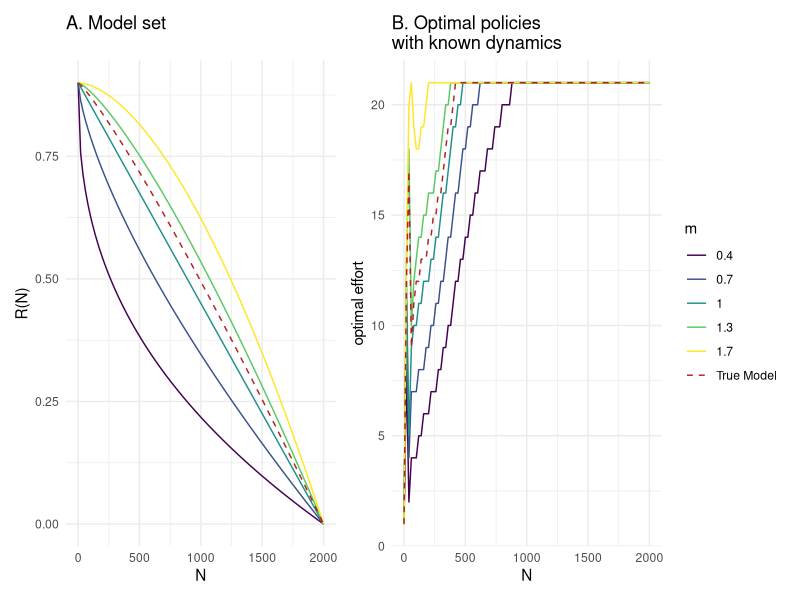
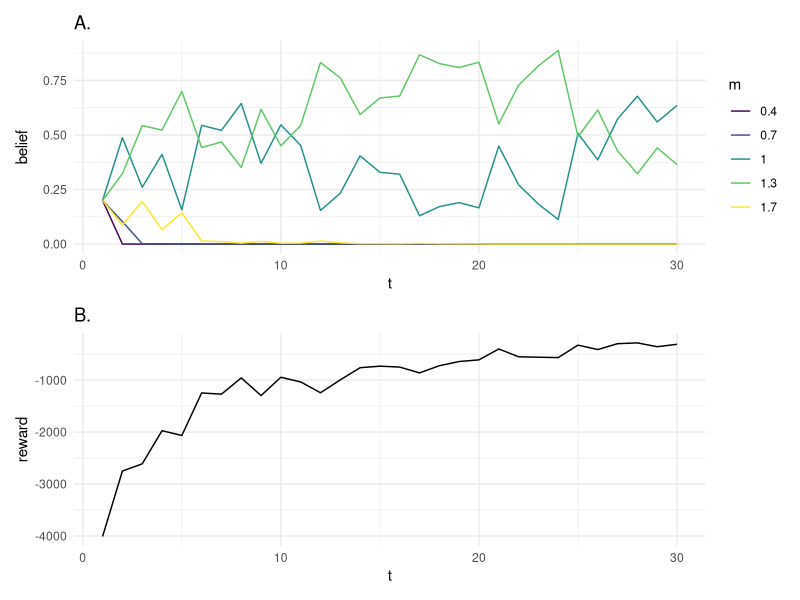
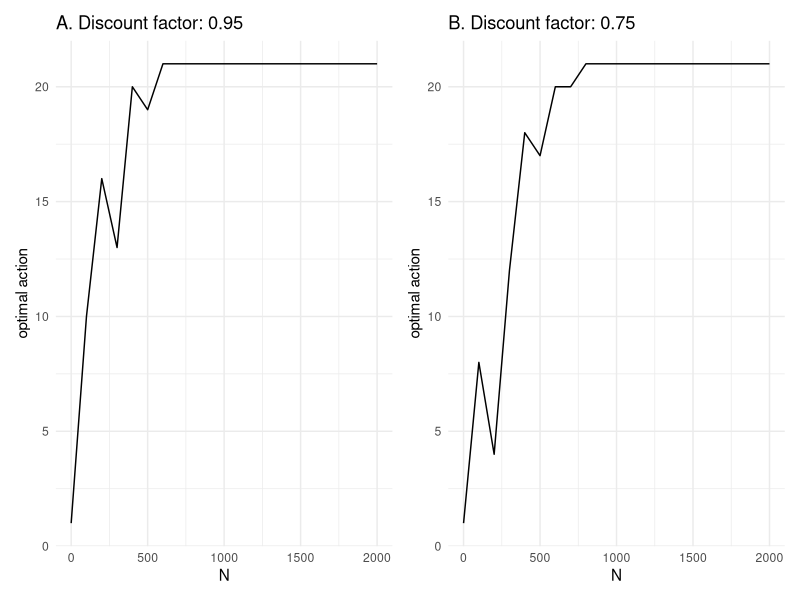

Source code (R) for these figures, in order:
library(tidyverse)
library(patchwork)
library(viridis)

###################################
###################################
# Structural uncertainty dynamics #
###################################
###################################

# get logistic growth parameter values
r <- 0.9 # intrinsic rate of growth
K <- 2000 # carrying capacity
seq_N <- seq(0, K, by = 20) # state space

# model set
m <- c(0.4, 0.7, 1, 1.15, 1.3, 1.7)
true_m <- m[4]

# set up empty df
m_data <- data.frame(
  N = NULL, R = NULL, m = NULL
)

for (i in seq_along(m)) {
  m_data <- rbind(m_data,
                  data.frame(
                    N = seq_N, 
                    R = r * (1 - (seq_N / K) ^ m[i]),
                    m = rep(m[i], length(seq_N))
                  ))
}

m_plot <- ggplot() +
  geom_line(data = m_data[m_data$m != true_m, ],
            aes(x = N, y = R, color = as.factor(m))) +
  labs(x = "N", y = "R(N)", color = "m") +
  geom_line(data = m_data[m_data$m == true_m, ],
            aes(x = N, y = R, color = "True Model"),
            linetype = "dashed") +
  scale_color_manual(values = c(
    "True Model" = "firebrick",
    setNames(viridis_pal()(length(unique(m_data$m)) - 1), 
             as.character(unique(m_data$m[m_data$m != true_m])))
  )) +
  ggtitle("A. Model set") +
  theme_minimal() +
  theme(legend.position = "None")

##############################
# policies with known dynamics

# read in data
known_policies <- read.csv("data/passive_known_dynamics.csv")

# plot
plot_known_policies <- ggplot() +
  geom_line(data = known_policies[known_policies$m != true_m, ],
            aes(x = N, y = policy, color = as.factor(m))) +
  labs(x = "N", y = "optimal effort", color = "m") +
  geom_line(data = known_policies[known_policies$m == true_m, ],
            aes(x = N, y = policy, color = "True Model"),
            linetype = "dashed") +
  scale_color_manual(values = c(
    "True Model" = "firebrick",
    setNames(viridis_pal()(length(unique(known_policies$m)) - 1), 
             as.character(unique(known_policies$m[known_policies$m != true_m])))
  )) +
  ggtitle("B. Optimal policies\nwith known dynamics") +
  theme_minimal()

final_plot <- m_plot + plot_known_policies + plot_layout(nrow = 1)

# save
ggsave("figures/model_set_policies.png", final_plot, dpi = 400,
       width = 7, height = 3)


###############################
###############################
# Passive adaptive management #
###############################
###############################

# read in data
posterior <- read.csv("data/passive_am_belief.csv")[, -1]
colnames(posterior) <- m[c(1:3, 5, 6)]
am_data <- read.csv("data/passive_am_data.csv")

# convert posterior to long
Tmax <- 30
posterior_long <- posterior %>% 
  mutate(t = 1:Tmax) %>% 
  pivot_longer(cols = -t,
               names_to = "m",
               values_to = "belief")

# plot
plot_belief <- ggplot(data = posterior_long) +
  geom_line(aes(x = t, y = belief, color = as.factor(m))) +
  scale_color_viridis_d() +
  ggtitle("A.") +
  labs(x = "t", y = "belief", color = "m") +
  theme_minimal()

plot_reward <- ggplot(data = am_data) +
  geom_line(aes(x = time, y = value)) +
  ggtitle("B.") +
  labs(x = "t", y = "reward") +
  theme_minimal()

plot_passive <- plot_belief + plot_reward + plot_layout(ncol = 1)

# save
ggsave("figures/passive_AM.png", plot_passive, dpi = 400,
       width = 4, height = 5)


##############################
##############################
# Active adaptive management #
##############################
##############################

# get states
seq_N_am <- seq(0, K, by = 100)

# read in data
discount_high <- read.csv("data/active_am_data_highdiscount.csv") %>% 
  mutate(N = seq_N_am)
discount_low <- read.csv("data/active_am_data_lowdiscount.csv") %>% 
  mutate(N = seq_N_am)

# plot
plot_high <- ggplot(data = discount_high) +
  geom_line(aes(x = N, y = policy)) +
  labs(x = "N", y = "optimal action") +
  ggtitle("A. Discount factor: 0.95") +
  theme_minimal()

plot_low <- ggplot(data = discount_low) +
  geom_line(aes(x = N, y = policy)) +
  labs(x = "N", y = "optimal action") +
  ggtitle("B. Discount factor: 0.75") +
  theme_minimal()  

final_active <- plot_high + plot_low + plot_layout(nrow = 1)
ggsave("figures/active_AM.png", final_active, dpi = 400,
       width = 6, height = 3)
